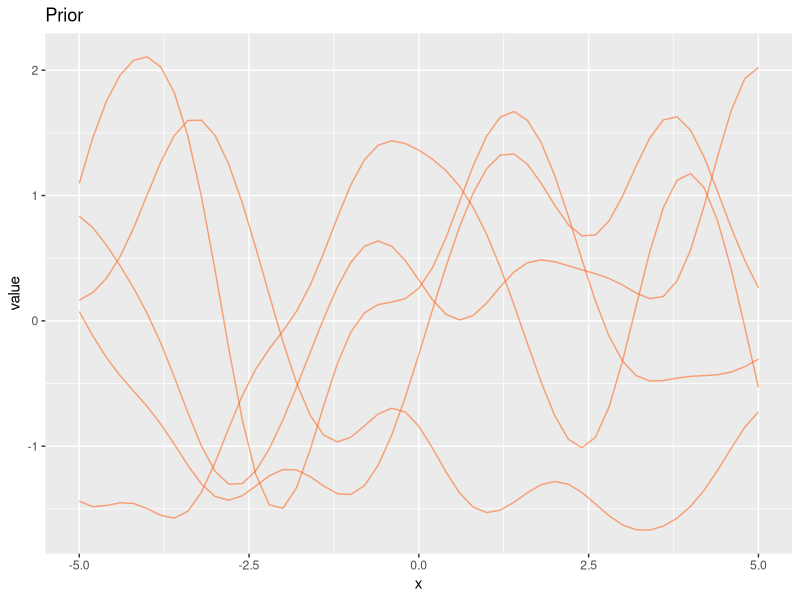
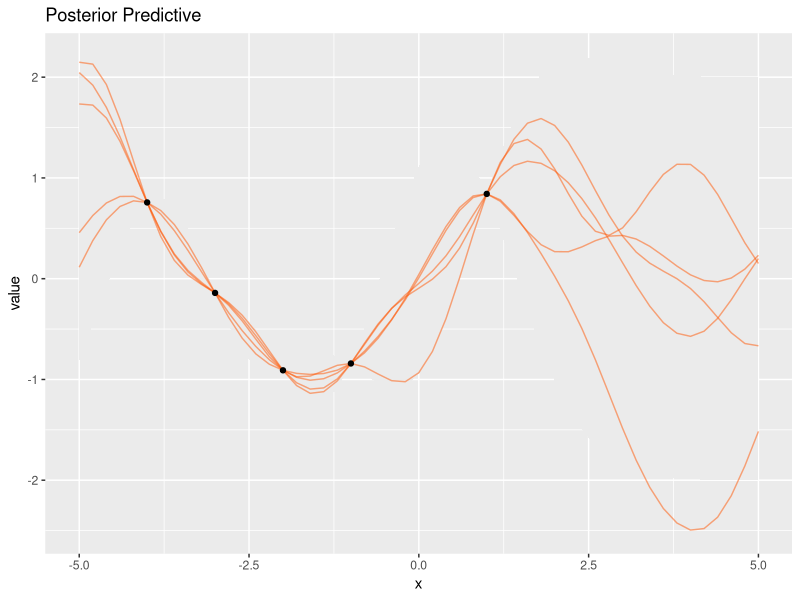
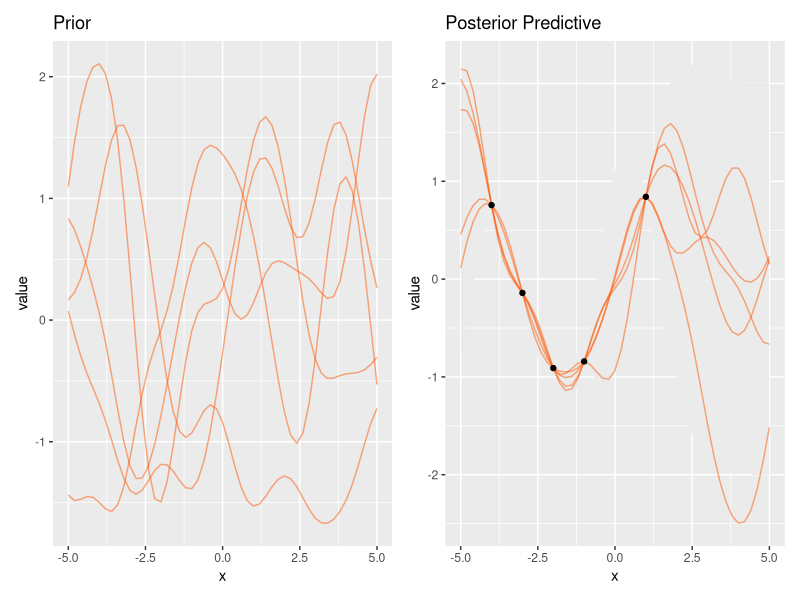
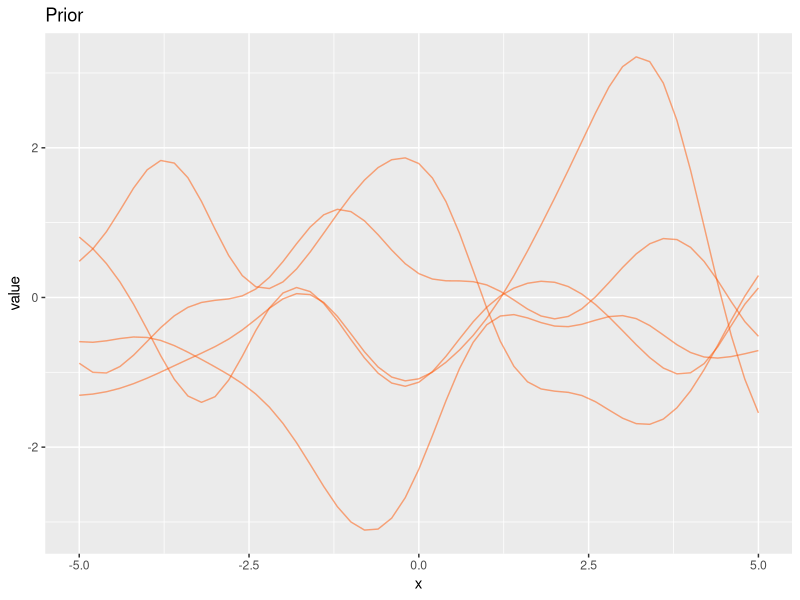
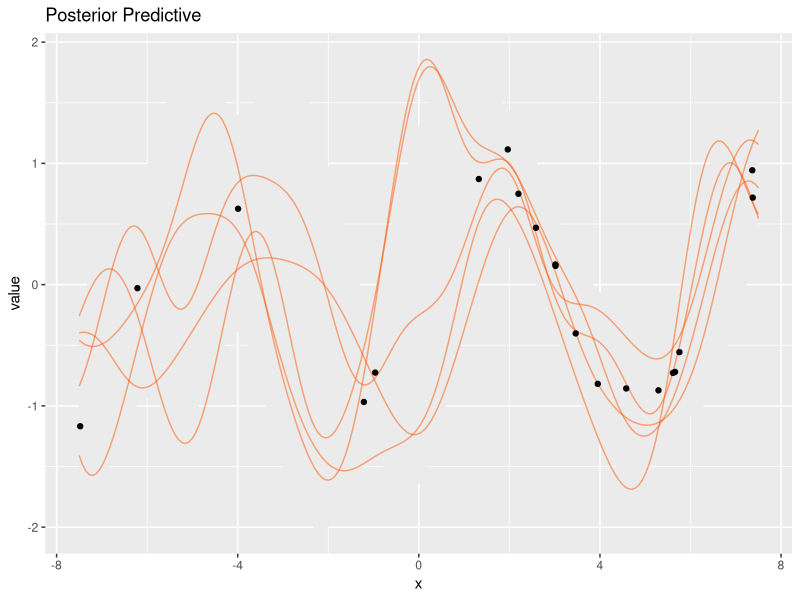
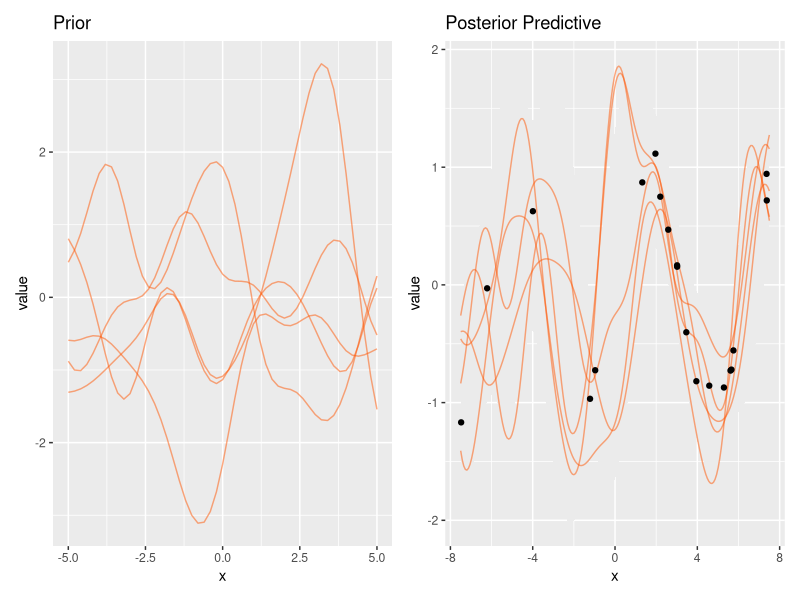

Here is the R script that generated these plots, in order:
## ---- chunk 1
library(tidyverse)

l = 1            # for l, sigma_f, see note at covariance function
sigma_f = 1      
k_eps   = 1e-8   # see note at K_starstar
n_prior = 5      # number of prior draws
n_post_pred = 5  # number of posterior predictive draws
## ---- chunk 2
X_train = c(-4, -3, -2, -1, 1)
y_train = sin(X_train)
n_train = length(X_train)

X_test = seq(-5, 5, .2)
n_test = length(X_test)
## ---- chunk 3
gp_mu <- function(x) {
  map_dbl(x, function(x) x = 0)
}
## ---- chunk 4
gp_K <- function(x, l = 1, sigma_f = 1){
  sigma_f * exp( -(1/(2 * l^2)) * as.matrix(dist(x, upper = TRUE, diag = TRUE) ^ 2) )
}
## ---- chunk 5
x_prior = seq(-5, 5, .2)

y_prior = MASS::mvrnorm(
  n  = n_prior,
  mu = gp_mu(x_prior),
  Sigma = gp_K(x_prior, l = l, sigma_f = sigma_f)
)
## ---- chunk 6
prior_data = data.frame(
    x  = x_prior,
    y  = t(y_prior),
    sd = apply(y_prior, 2, sd)) %>% 
  pivot_longer(-c(x, sd), names_to = 'variable')

g1 = ggplot(aes(x = x, y = value), data = prior_data) +
  geom_line(aes(group = variable), color = '#FF550080', alpha = .5) +
  labs(title = 'Prior')

g1
## ---- chunk 7
K  = gp_K(X_train, l = l, sigma_f = sigma_f)
K_ = gp_K(c(X_train, X_test), l = l, sigma_f = sigma_f)        # initial matrix

K_star  = K_[1:n_train, (n_train+1):ncol(K_)]                  # dim = N x N*
tK_star = t(K_star)                                            # dim = N* x N
K_starstar = K_[(n_train+1):nrow(K_), (n_train+1):ncol(K_)] +  # dim = N* x N*
  k_eps * diag(n_test)    # the k_eps part is for positive definiteness

Kinv = solve(K)
## ---- chunk 8
post_mu = gp_mu(X_test) + t(K_star) %*% Kinv %*% (y_train - gp_mu(X_train))
post_K  = K_starstar - t(K_star) %*% Kinv %*% K_star
s2 = diag(post_K)
# R = chol(post_K)  
# L = t(R)      # L is used in alternative formulation below based on gaussSample.m
## ---- chunk 9
y_pp = data.frame(
  t(MASS::mvrnorm(n_post_pred, mu = post_mu, Sigma = post_K))
)

# alternative if using R and L above
# y_pp = data.frame(replicate(n_post_pred, post_mu + L %*% rnorm(post_mu))) 
## ---- chunk 10
pp_data = data.frame(
  x = X_test,
  y = y_pp,
  se_lower = post_mu - 2 * sqrt(s2),
  se_upper = post_mu + 2 * sqrt(s2)
) %>% 
  pivot_longer(starts_with('y'), names_to = 'variable')


g2 = ggplot(aes(x = x, y = value), data = pp_data) +
  geom_ribbon(aes(ymin = se_lower, ymax = se_upper, group = variable), 
              fill = 'gray92') +
  geom_line(aes(group = variable), color = '#FF550080') +
  geom_point(aes(x = X_train, y = y_train), data = data.frame(X_train, y_train)) +
  labs(title = 'Posterior Predictive')

g2
## ---- chunk 11
library(patchwork)

g1 + g2
## ---- chunk 12
l = 1            # for l, sigma_f, sigma_n, see note at covariance function
sigma_f = 1      
sigma_n = .25 
k_eps   = 1e-8   # see note at Kstarstar
n_prior = 5      # number of prior draws
n_post_pred = 5  # number of posterior predictive draws



X_train = 15 * (runif(20) - .5)  
n_train = length(X_train)

# kept sine function for comparison to noise free result
y_train = sin(X_train) + rnorm(n = n_train, sd = .1)  

X_test = seq(-7.5, 7.5, length = 200)
n_test = length(X_test)
## ---- chunk 13
gp_mu <- function(x) {
  map_dbl(x, function(x) x = 0)
}
## ---- chunk 14
gp_K <- function(
  x,
  y = NULL,
  l = 1,
  sigma_f = 1,
  sigma_n = .5
  ) {
  
  if(!is.null(y)){
    sigma_f * exp( -(1/(2 * l^2)) * as.matrix(dist(x, upper = TRUE, diag = TRUE) ^ 2) ) +
      sigma_n*diag(length(x))    
  }
  else{
    sigma_f * exp( -(1/(2 * l^2)) * as.matrix(dist(x, upper = TRUE, diag = TRUE) ^ 2) )
  }  
}
## ---- chunk 15
x_prior = seq(-5, 5, .2)

y_prior = MASS::mvrnorm(
  n     = n_prior,
  mu    = gp_mu(x_prior),
  Sigma = gp_K(
    x_prior,
    l = l,
    sigma_f = sigma_f,
    sigma_n = sigma_n
  )
) 
## ---- chunk 16
prior_data = data.frame(
    x  = x_prior,
    y  = t(y_prior),
    sd = apply(y_prior, 2, sd)) %>% 
  pivot_longer(-c(x, sd), names_to = 'variable')

g1 = ggplot(aes(x = x, y = value), data = prior_data) +
  geom_line(aes(group = variable), color = '#FF550080', alpha = .5) +
  labs(title = 'Prior')

g1
## ---- chunk 17
Ky = gp_K(
  x = X_train,
  y = y_train,
  l = l,
  sigma_f = sigma_f,
  sigma_n = sigma_n
)

# initial matrix
K_ = gp_K(
  c(X_train, X_test),
  l = l,
  sigma_f = sigma_f,
  sigma_n = sigma_n
)

Kstar  = K_[1:n_train, (n_train+1):ncol(K_)]                    # dim = N x N*
tKstar = t(Kstar)                                               # dim = N* x N
Kstarstar = K_[(n_train+1):nrow(K_), (n_train+1):ncol(K_)] +    # dim = N* x N*
  k_eps*diag(n_test)      # the k_eps part is for positive definiteness

Kyinv = solve(Ky)
## ---- chunk 18
post_mu = gp_mu(X_test) + tKstar %*% Kyinv %*% (y_train - gp_mu(X_train))
post_K  = Kstarstar - tKstar %*% Kyinv %*% Kstar
s2 = diag(post_K)

# R = chol(post_K)  
# L = t(R)      # L is used in alternative formulation below based on gaussSample.m
## ---- chunk 19
y_pp = data.frame(t(MASS::mvrnorm(n_post_pred, mu = post_mu, Sigma = post_K)))

# alternative
# y_pp = data.frame(replicate(n_post_pred, post_mu + L %*% rnorm(post_mu)))
## ---- chunk 20
pp_data = data.frame(
  x = X_test,
  y = y_pp,
  fmean = post_mu, 
  se_lower = post_mu - 2 * sqrt(s2),
  se_upper = post_mu + 2 * sqrt(s2)
) %>% 
  pivot_longer(starts_with('y'), names_to = 'variable')


g2 = ggplot(aes(x = x, y = value), data = pp_data) +
  geom_ribbon(aes(ymin = se_lower, ymax = se_upper, group = variable), 
              fill = 'gray92') +
  geom_line(aes(group = variable), color = '#FF550080') +
  geom_point(aes(x = X_train, y = y_train), data = data.frame(X_train, y_train)) +
  labs(title = 'Posterior Predictive')

g2
## ---- chunk 21
library(patchwork)

g1 + g2
